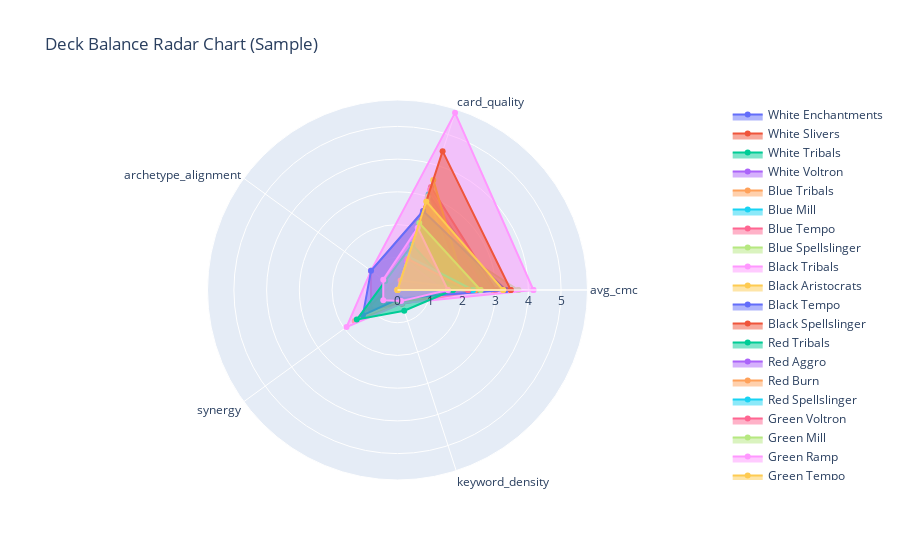

Source (notebook cell):
### Code cell
# Import plotly for interactive visualizations
import plotly.graph_objects as go

sample_themes = metrics_df.index[:]  # Show first 5 decks as example
radar_metrics = ['avg_cmc', 'card_quality', 'archetype_alignment', 'synergy', 'keyword_density']
fig = go.Figure()
for theme in sample_themes:
    values = metrics_df.loc[theme, radar_metrics].values.tolist()
    fig.add_trace(go.Scatterpolar(
        r=values + [values[0]],
        theta=radar_metrics + [radar_metrics[0]],
        fill='toself',
        name=theme
    ))
fig.update_layout(
    polar=dict(radialaxis=dict(visible=True)),
    showlegend=True,
    title='Deck Balance Radar Chart (Sample)'
)
fig.show()

### Figure 1 — Plotly figure (JSON) as saved in the notebook; plotly's stock layout.template omitted (floating-point values rounded to 4 significant figures)
{"data": [{"fill": "toself", "name": "White Enchantments", "r": [2, 1.308, 0, 0, 0, 2], "theta": ["avg_cmc", "card_quality", "archetype_alignment", "synergy", "keyword_density", "avg_cmc"], "type": "scatterpolar"}, {"fill": "toself", "name": "White Slivers", "r": [1.769, 2.308, 0, 0, 0, 1.769], "theta": ["avg_cmc", "card_quality", "archetype_alignment", "synergy", "keyword_density", "avg_cmc"], "type": "scatterpolar"}, {"fill": "toself", "name": "White Tribals", "r": [2.923, 3.077, 0, 0, 0, 2.923], "theta": ["avg_cmc", "card_quality", "archetype_alignment", "synergy", "keyword_density", "avg_cmc"], "type": "scatterpolar"}, {"fill": "toself", "name": "White Voltron", "r": [2.462, 2.538, 0, 0, 0, 2.462], "theta": ["avg_cmc", "card_quality", "archetype_alignment", "synergy", "keyword_density", "avg_cmc"], "type": "scatterpolar"}, {"fill": "toself", "name": "Blue Tribals", "r": [2.923, 2.308, 0, 0, 0, 2.923], "theta": ["avg_cmc", "card_quality", "archetype_alignment", "synergy", "keyword_density", "avg_cmc"], "type": "scatterpolar"}, {"fill": "toself", "name": "Blue Mill", "r": [1.769, 0.9231, 0, 0, 0, 1.769], "theta": ["avg_cmc", "card_quality", "archetype_alignment", "synergy", "keyword_density", "avg_cmc"], "type": "scatterpolar"}, {"fill": "toself", "name": "Blue Tempo", "r": [2.615, 2.538, 1, 1, 0.4444, 2.615], "theta": ["avg_cmc", "card_quality", "archetype_alignment", "synergy", "keyword_density", "avg_cmc"], "type": "scatterpolar"}, {"fill": "toself", "name": "Blue Spellslinger", "r": [3.692, 2.077, 0, 0, 0, 3.692], "theta": ["avg_cmc", "card_quality", "archetype_alignment", "synergy", "keyword_density", "avg_cmc"], "type": "scatterpolar"}, {"fill": "toself", "name": "Black Tribals", "r": [2.385, 2.923, 0, 0, 0, 2.385], "theta": ["avg_cmc", "card_quality", "archetype_alignment", "synergy", "keyword_density", "avg_cmc"], "type": "scatterpolar"}, {"fill": "toself", "name": "Black Aristocrats", "r": [2.077, 2.308, 0, 0, 0, 2.077], "theta": ["avg_cmc", "card_quality", "archetype_alignment", "synergy", "keyword_density", "avg_cmc"], "type": "scatterpolar"}, {"fill": "toself", "name": "Black Tempo", "r": [1.231, 2.462, 0, 0, 0, 1.231], "theta": ["avg_cmc", "card_quality", "archetype_alignment", "synergy", "keyword_density", "avg_cmc"], "type": "scatterpolar"}, {"fill": "toself", "name": "Black Spellslinger", "r": [3, 3.308, 0, 0, 0, 3], "theta": ["avg_cmc", "card_quality", "archetype_alignment", "synergy", "keyword_density", "avg_cmc"], "type": "scatterpolar"}, {"fill": "toself", "name": "Red Tribals", "r": [1.846, 2.154, 0, 0, 0, 1.846], "theta": ["avg_cmc", "card_quality", "archetype_alignment", "synergy", "keyword_density", "avg_cmc"], "type": "scatterpolar"}, {"fill": "toself", "name": "Red Aggro", "r": [1.308, 1.846, 0, 0, 0, 1.308], "theta": ["avg_cmc", "card_quality", "archetype_alignment", "synergy", "keyword_density", "avg_cmc"], "type": "scatterpolar"}, {"fill": "toself", "name": "Red Burn", "r": [2.154, 0.8462, 0.2308, 1.615, 0.4286, 2.154], "theta": ["avg_cmc", "card_quality", "archetype_alignment", "synergy", "keyword_density", "avg_cmc"], "type": "scatterpolar"}, {"fill": "toself", "name": "Red Spellslinger", "r": [2.538, 1.385, 0, 0, 0, 2.538], "theta": ["avg_cmc", "card_quality", "archetype_alignment", "synergy", "keyword_density", "avg_cmc"], "type": "scatterpolar"}, {"fill": "toself", "name": "Green Voltron", "r": [2.615, 3.231, 0, 0, 0, 2.615], "theta": ["avg_cmc", "card_quality", "archetype_alignment", "synergy", "keyword_density", "avg_cmc"], "type": "scatterpolar"}, {"fill": "toself", "name": "Green Mill", "r": [2, 3, 0, 0, 0, 2], "theta": ["avg_cmc", "card_quality", "archetype_alignment", "synergy", "keyword_density", "avg_cmc"], "type": "scatterpolar"}, {"fill": "toself", "name": "Green Ramp", "r": [4.154, 5.692, 1, 1.923, 0.4286, 4.154], "theta": ["avg_cmc", "card_quality", "archetype_alignment", "synergy", "keyword_density", "avg_cmc"], "type": "scatterpolar"}, {"fill": "toself", "name": "Green Tempo", "r": [2.077, 3.538, 0, 0, 0, 2.077], "theta": ["avg_cmc", "card_quality", "archetype_alignment", "synergy", "keyword_density", "avg_cmc"], "type": "scatterpolar"}, {"fill": "toself", "name": "Azorius Control", "r": [3.308, 2.538, 1, 1.308, 0.2667, 3.308], "theta": ["avg_cmc", "card_quality", "archetype_alignment", "synergy", "keyword_density", "avg_cmc"], "type": "scatterpolar"}, {"fill": "toself", "name": "Dimir Control", "r": [3.462, 4.462, 0, 0, 0, 3.462], "theta": ["avg_cmc", "card_quality", "archetype_alignment", "synergy", "keyword_density", "avg_cmc"], "type": "scatterpolar"}, {"fill": "toself", "name": "Rakdos Aggro", "r": [1.692, 1.462, 0.4615, 1.538, 0.6667, 1.692], "theta": ["avg_cmc", "card_quality", "archetype_alignment", "synergy", "keyword_density", "avg_cmc"], "type": "scatterpolar"}, {"fill": "toself", "name": "Gruul Aggro", "r": [1.385, 0.9231, 0, 0, 0, 1.385], "theta": ["avg_cmc", "card_quality", "archetype_alignment", "synergy", "keyword_density", "avg_cmc"], "type": "scatterpolar"}, {"fill": "toself", "name": "Selesnya Midrange", "r": [2.385, 0.3077, 0, 0, 0, 2.385], "theta": ["avg_cmc", "card_quality", "archetype_alignment", "synergy", "keyword_density", "avg_cmc"], "type": "scatterpolar"}, {"fill": "toself", "name": "Orzhov Midrange", "r": [2.308, 1.077, 0, 0, 0, 2.308], "theta": ["avg_cmc", "card_quality", "archetype_alignment", "synergy", "keyword_density", "avg_cmc"], "type": "scatterpolar"}, {"fill": "toself", "name": "Izzet Tempo", "r": [2.154, 1, 0, 0, 0, 2.154], "theta": ["avg_cmc", "card_quality", "archetype_alignment", "synergy", "keyword_density", "avg_cmc"], "type": "scatterpolar"}, {"fill": "toself", "name": "Golgari Midrange", "r": [2.538, 2.154, 0, 0, 0, 2.538], "theta": ["avg_cmc", "card_quality", "archetype_alignment", "synergy", "keyword_density", "avg_cmc"], "type": "scatterpolar"}, {"fill": "toself", "name": "Boros Aggro", "r": [1.538, 2, 0.5385, 0.5385, 0.3571, 1.538], "theta": ["avg_cmc", "card_quality", "archetype_alignment", "synergy", "keyword_density", "avg_cmc"], "type": "scatterpolar"}, {"fill": "toself", "name": "Simic Ramp", "r": [3.231, 2.846, 0, 0, 0, 3.231], "theta": ["avg_cmc", "card_quality", "archetype_alignment", "synergy", "keyword_density", "avg_cmc"], "type": "scatterpolar"}], "layout": {"polar": {"radialaxis": {"visible": true}}, "showlegend": true, "title": {"text": "Deck Balance Radar Chart (Sample)"}}}
